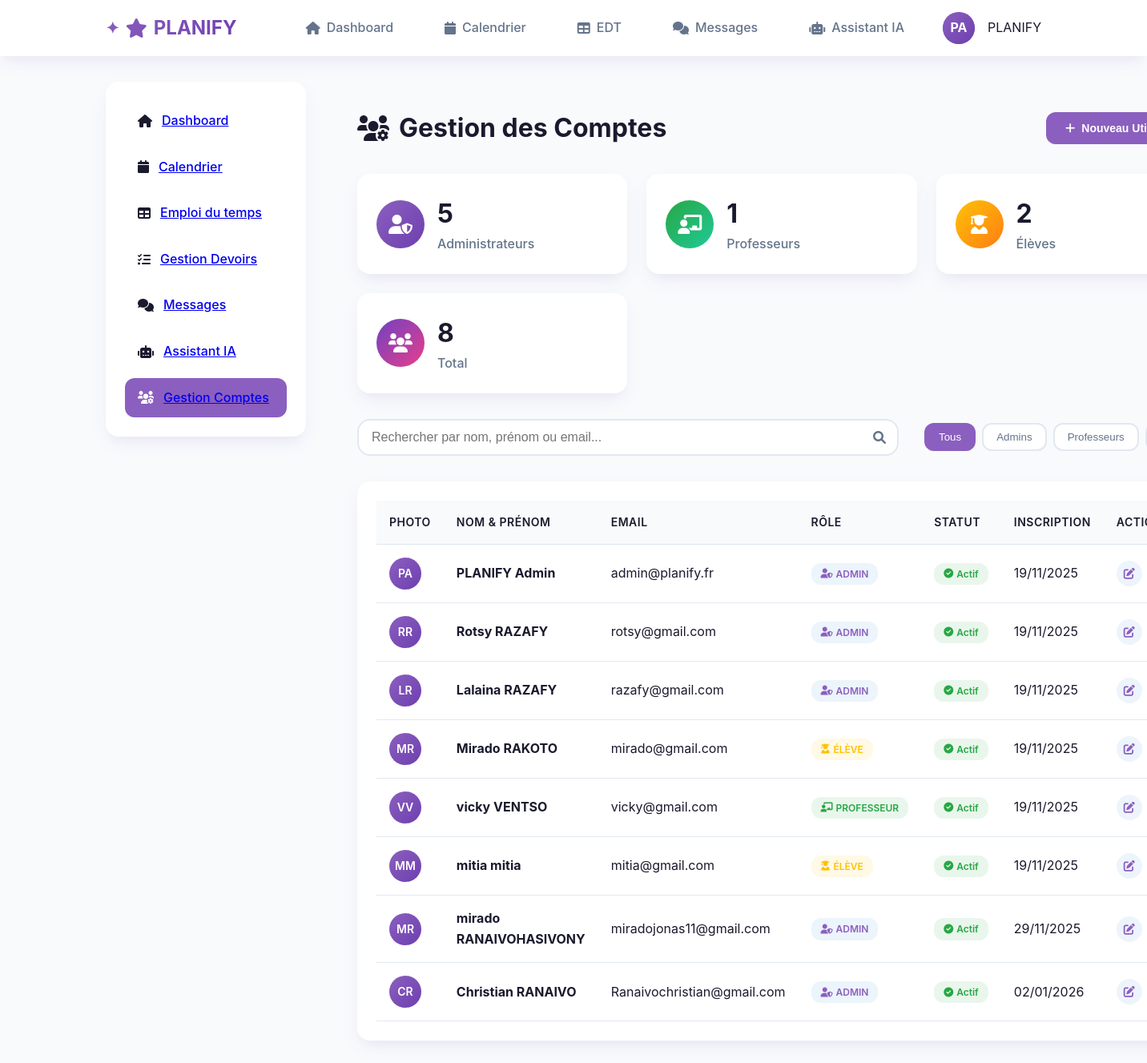
Page /admin/users (signed in) on the committed database.
### models/user.py (models this page shows, shortened)
class User(UserMixin, db.Model):
    __tablename__ = 'users'
    id = db.Column(db.Integer, primary_key=True)
    email = db.Column(db.String(120), unique=True, nullable=False)
    password_hash = db.Column(db.String(256), nullable=False)
    nom = db.Column(db.String(64), nullable=False)
    prenom = db.Column(db.String(64), nullable=False)
    role = db.Column(db.String(20), nullable=False)  # admin, professeur, eleve
    photo = db.Column(db.String(256), default='default.jpg')
    created_at = db.Column(db.DateTime, default=datetime.utcnow)
    is_active = db.Column(db.Boolean, default=True)
    profile_photo = db.Column(db.String(255), nullable=True)
    bio = db.Column(db.Text, nullable=True)
    phone = db.Column(db.String(20), nullable=True)
    birth_date = db.Column(db.Date, nullable=True)
    email_notifications = db.Column(db.Boolean, default=True)
    homework_reminders = db.Column(db.Boolean, default=True)
    theme = db.Column(db.String(10), default='light')  # light, dark, auto
    language = db.Column(db.String(5), default='fr')
    events = db.relationship('Event', backref='author', lazy='dynamic')
    courses_teaching = db.relationship('Course', backref='teacher', lazy='dynamic')
    sent_messages = db.relationship('Message', foreign_keys='Message.sender_id', backref='sender', lazy='dynamic')
    chats_started = db.relationship('ChatRoom', foreign_keys='ChatRoom.user1_id', backref='user1', lazy='dynamic')
    chats_received = db.relationship('ChatRoom', foreign_keys='ChatRoom.user2_id', backref='user2', lazy='dynamic')
    ai_chats = db.relationship('AIChat', backref='user', lazy='dynamic')
    def get_initials(self):
        return f"{self.prenom[0]}{self.nom[0]}".upper()

### app.py (the view)
@app.route('/admin/users')
@login_required
def admin_users():
    if current_user.role != 'admin':
        flash('Accès non autorisé.', 'error')
        return redirect(url_for('dashboard'))
    users = User.query.all()
    return render_template('admin/users.html', users=users)

### app.py (called while the page is built)
@login_manager.user_loader
def load_user(user_id):
    return User.query.get(int(user_id))

### templates/admin/users.html (shortened to what this page needs)
{% extends "base.html" %}
{% block content %}
<div class="admin-dashboard">
    <div class="dashboard-header">
        <h1><i class="fas fa-users-cog"></i> Gestion des Comptes</h1>
        <button class="btn btn-primary" onclick="openCreateUserModal()">
            <i class="fas fa-plus"></i> Nouveau Utilisateur
        </button>
    </div>
    <div class="stats-grid">
        <div class="stat-card">
            <div class="stat-icon admin">
                <i class="fas fa-user-shield"></i>
            </div>
            <div class="stat-info">
                <h3 id="adminCount">{{ users|selectattr('role', 'equalto', 'admin')|list|length }}</h3>
                <p>Administrateurs</p>
            </div>
        </div>
        <div class="stat-card">
            <div class="stat-icon teacher">
                <i class="fas fa-chalkboard-teacher"></i>
            </div>
            <div class="stat-info">
                <h3 id="teacherCount">{{ users|selectattr('role', 'equalto', 'professeur')|list|length }}</h3>
                <p>Professeurs</p>
            </div>
        </div>
        <div class="stat-card">
            <div class="stat-icon student">
                <i class="fas fa-user-graduate"></i>
            </div>
            <div class="stat-info">
                <h3 id="studentCount">{{ users|selectattr('role', 'equalto', 'eleve')|list|length }}</h3>
                <p>Élèves</p>
            </div>
        </div>
        <div class="stat-card">
            <div class="stat-icon total">
                <i class="fas fa-users"></i>
            </div>
            <div class="stat-info">
                <h3 id="totalCount">{{ users|length }}</h3>
                <p>Total</p>
            </div>
        </div>
    </div>
    <div class="filters-section">
        <div class="search-bar">
            <input type="text" id="searchInput" placeholder="Rechercher par nom, prénom ou email..." onkeyup="filterUsers()">
            <i class="fas fa-search"></i>
        </div>
        <div class="filter-buttons">
            <button class="filter-btn active" onclick="filterByRole('all')">Tous</button>
            <button class="filter-btn" onclick="filterByRole('admin')">Admins</button>
            <button class="filter-btn" onclick="filterByRole('professeur')">Professeurs</button>
            <button class="filter-btn" onclick="filterByRole('eleve')">Élèves</button>
        </div>
    </div>
    <div class="card">
        <div class="users-table-container">
            <table class="users-table" id="usersTable">
                <thead>
                    <tr>
                        <th>Photo</th>
                        <th>Nom & Prénom</th>
                        <th>Email</th>
                        <th>Rôle</th>
                        <th>Statut</th>
                        <th>Inscription</th>
                        <th>Actions</th>
                    </tr>
                </thead>
                <tbody id="usersTableBody">
                    {% for user in users %}
                    <tr data-role="{{ user.role }}" data-search="{{ user.nom|lower }} {{ user.prenom|lower }} {{ user.email|lower }}">
                        <td>
                            <div class="user-avatar-small">{{ user.get_initials() }}</div>
                        </td>
                        <td>
                            <div class="user-name">
                                <strong>{{ user.prenom }} {{ user.nom }}</strong>
                            </div>
                        </td>
                        <td>{{ user.email }}</td>
                        <td>
                            <span class="role-badge role-{{ user.role }}">
                                {% if user.role == 'admin' %}
                                    <i class="fas fa-user-shield"></i> Admin
                                {% elif user.role == 'professeur' %}
                                    <i class="fas fa-chalkboard-teacher"></i> Professeur
                                {% else %}
                                    <i class="fas fa-user-graduate"></i> Élève
                                {% endif %}
                            </span>
                        </td>
                        <td>
                            <span class="status-badge {% if user.is_active %}status-active{% else %}status-inactive{% endif %}">
                                {% if user.is_active %}
                                    <i class="fas fa-check-circle"></i> Actif
                                {% else %}
                                    <i class="fas fa-times-circle"></i> Inactif
                                {% endif %}
                            </span>
                        </td>
                        <td>{{ user.created_at.strftime('%d/%m/%Y') }}</td>
                        <td>
                            <div class="action-buttons">
                                <button class="btn-icon btn-edit" onclick="editUser({{ user.id }})" title="Modifier">
                                    <i class="fas fa-edit"></i>
                                </button>
                            </div>
                        </td>
                    </tr>
                    {% endfor %}
                </tbody>
            </table>
        </div>
    </div>
</div>
{% endblock %}

### templates/base.html (shortened to what this page needs)
<!DOCTYPE html>
<html lang="fr">
<head>
    <link rel="stylesheet" href="{{ url_for('static', filename='css/style.css') }}">
    <link href="https://cdnjs.cloudflare.com/ajax/libs/font-awesome/6.0.0/css/all.min.css" rel="stylesheet">
</head>
<body>
    <nav class="navbar">
        <div class="navbar-container">
            <div class="logo">
                <i class="fas fa-star"></i>
                PLANIFY
            </div>
            {% if current_user.is_authenticated %}
            <div class="nav-links">
                <a href="{{ url_for('dashboard') }}" class="nav-link {% if request.endpoint == 'dashboard' %}active{% endif %}">
                    <i class="fas fa-home"></i>
                    Dashboard
                </a>
                <a href="{{ url_for('calendar') }}" class="nav-link {% if request.endpoint == 'calendar' %}active{% endif %}">
                    <i class="fas fa-calendar"></i>
                    Calendrier
                </a>
                <a href="{{ url_for('edt') }}" class="nav-link {% if request.endpoint == 'edt' %}active{% endif %}">
                    <i class="fas fa-table"></i>
                    EDT
                </a>
                <a href="{{ url_for('chat_inbox') }}" class="nav-link {% if request.endpoint == 'chat_inbox' %}active{% endif %}">
                    <i class="fas fa-comments"></i>
                    Messages
                </a>
                <a href="{{ url_for('ai_chat') }}" class="nav-link {% if request.endpoint == 'ai_chat' %}active{% endif %}">
                    <i class="fas fa-robot"></i>
                    Assistant IA
                </a>
                <div class="user-menu">
                    <div class="user-avatar" onclick="toggleUserDropdown()">
                        {% if current_user.profile_photo %}
                        <img src="{{ url_for('static', filename='uploads/profiles/' + current_user.profile_photo) }}"
                             alt="Photo de profil" class="profile-photo">
                        {% else %}
                        <div class="avatar-initials">{{ current_user.get_initials() }}</div>
                        {% endif %}
                    </div>
                    <span class="user-name">{{ current_user.prenom }}</span>
                </div>
            </div>
            {% endif %}
        </div>
    </nav>
    <div class="main-container">
        {% if current_user.is_authenticated %}
        <aside class="sidebar">
            <ul class="sidebar-menu">
                <li class="sidebar-item {% if request.endpoint == 'dashboard' %}active{% endif %}">
                    <i class="fas fa-home"></i>
                    <a href="{{ url_for('dashboard') }}">Dashboard</a>
                </li>
                <li class="sidebar-item {% if request.endpoint == 'calendar' %}active{% endif %}">
                    <i class="fas fa-calendar"></i>
                    <a href="{{ url_for('calendar') }}">Calendrier</a>
                </li>
                <li class="sidebar-item {% if request.endpoint == 'edt' %}active{% endif %}">
                    <i class="fas fa-table"></i>
                    <a href="{{ url_for('edt') }}">Emploi du temps</a>
                </li>
                {% if current_user.role in ['eleve', 'professeur', 'admin'] %}
                <li class="sidebar-item {% if request.endpoint in ['homework', 'homework_detail'] %}active{% endif %}">
                    <i class="fas fa-tasks"></i>
                    <a href="{{ url_for('homework') }}">
                        {% if current_user.role == 'admin' %}Gestion Devoirs{% else %}Mes Devoirs{% endif %}
                    </a>
                </li>
                {% endif %}
                <li class="sidebar-item {% if request.endpoint == 'chat_inbox' %}active{% endif %}">
                    <i class="fas fa-comments"></i>
                    <a href="{{ url_for('chat_inbox') }}">Messages</a>
                </li>
                <li class="sidebar-item {% if request.endpoint == 'ai_chat' %}active{% endif %}">
                    <i class="fas fa-robot"></i>
                    <a href="{{ url_for('ai_chat') }}">Assistant IA</a>
                </li>
                {% if current_user.role == 'admin' %}
                <li class="sidebar-item {% if request.endpoint == 'admin_users' %}active{% endif %}">
                    <i class="fas fa-users-cog"></i>
                    <a href="{{ url_for('admin_users') }}">Gestion Comptes</a>
                </li>
                {% endif %}
            </ul>
        </aside>
        {% endif %}
        <main class="content">
            {% block content %}{% endblock %}
        </main>
    </div>
</body>
</html>

### static/css/style.css (style rules this page uses)
:root { --primary: #8B5FBF; --primary-dark: #6D3FAF; --secondary: #FF6B9D; --accent: #00D4AA; --dark: #1A1A2E; --light: #F8FAFC; --gray: #64748B; --gray-light: #E2E8F0; --gradient-primary: linear-gradient(135deg, #8B5FBF 0%, #6D3FAF 100%); --gradient-secondary: linear-gradient(135deg, #FF6B9D 0%, #FF8E53 100%); --gradient-accent: linear-gradient(135deg, #00D4AA 0%, #00B8BA 100%); --shadow: 0 10px 25px -5px rgba(139, 95, 191, 0.1), 0 10px 10px -5px rgba(139, 95, 191, 0.04); --shadow-lg: 0 20px 25px -5px rgba(139, 95, 191, 0.1), 0 10px 10px -5px rgba(139, 95, 191, 0.04); --border-radius: 12px; --border-radius-lg: 16px; }
* { margin: 0; padding: 0; box-sizing: border-box; }
body { font-family: 'Inter', -apple-system, BlinkMacSystemFont, sans-serif; background: var(--light); color: var(--dark); line-height: 1.6; }
.navbar { background: white; box-shadow: var(--shadow); position: sticky; top: 0; z-index: 1000; }
.navbar-container { max-width: 1200px; margin: 0 auto; padding: 0 1rem; display: flex; justify-content: space-between; align-items: center; height: 70px; }
.logo { font-size: 1.5rem; font-weight: 700; background: var(--gradient-primary); -webkit-background-clip: text; -webkit-text-fill-color: transparent; background-clip: text; display: flex; align-items: center; gap: 0.5rem; }
.logo::before { content: "✦"; font-size: 1.25rem; }
.nav-links { display: flex; gap: 2rem; align-items: center; }
.nav-link { text-decoration: none; color: var(--gray); font-weight: 500; padding: 0.5rem 1rem; border-radius: var(--border-radius); transition: all 0.3s ease; display: flex; align-items: center; gap: 0.5rem; }
.user-menu { display: flex; align-items: center; gap: 1rem; }
.user-avatar { width: 40px; height: 40px; border-radius: 50%; background: var(--gradient-primary); display: flex; align-items: center; justify-content: center; color: white; font-weight: 600; font-size: 0.875rem; }
.main-container { max-width: 1200px; margin: 2rem auto; padding: 0 1rem; display: grid; grid-template-columns: 250px 1fr; gap: 2rem; }
.sidebar { background: white; border-radius: var(--border-radius-lg); padding: 1.5rem; box-shadow: var(--shadow); height: fit-content; }
.sidebar-menu { list-style: none; display: flex; flex-direction: column; gap: 0.5rem; }
.sidebar-item { padding: 0.75rem 1rem; border-radius: var(--border-radius); cursor: pointer; transition: all 0.3s ease; display: flex; align-items: center; gap: 0.75rem; font-weight: 500; text-decoration: none; color: inherit; }
.sidebar-item:hover, .sidebar-item.active { background: var(--primary); color: white; }
.content { min-height: 80vh; }
.card { background: white; border-radius: var(--border-radius-lg); padding: 1.5rem; box-shadow: var(--shadow); margin-bottom: 1.5rem; }
.btn { padding: 0.75rem 1.5rem; border: none; border-radius: var(--border-radius); font-weight: 600; cursor: pointer; transition: all 0.3s ease; text-decoration: none; display: inline-flex; align-items: center; gap: 0.5rem; font-size: 0.875rem; }
.btn-primary { background: var(--primary); color: white; }

### templates/base.html (style rules this page uses)
.user-avatar { position: relative; cursor: pointer; width: 40px; height: 40px; border-radius: 50%; overflow: hidden; display: flex; align-items: center; justify-content: center; transition: all 0.3s ease; }
.avatar-initials { background: var(--gradient-primary); color: white; font-weight: 700; font-size: 1rem; width: 100%; height: 100%; display: flex; align-items: center; justify-content: center; border-radius: 50%; }
.user-menu { position: relative; }

### rows in the picture
User: get_initials "PA", prenom "PLANIFY", nom "Admin", email "admin@planify.fr", role "admin" (drawn), is_active True (drawn), created_at "19/11/2025"
User: get_initials "RR", prenom "Rotsy", nom "RAZAFY", email "rotsy@gmail.com", role "admin" (drawn), is_active True (drawn), created_at "19/11/2025"
User: get_initials "LR", prenom "Lalaina", nom "RAZAFY", email "razafy@gmail.com", role "admin" (drawn), is_active True (drawn), created_at "19/11/2025"
User: get_initials "MR", prenom "Mirado", nom "RAKOTO", email "mirado@gmail.com", role "eleve" (drawn), is_active True (drawn), created_at "19/11/2025"
User: get_initials "VV", prenom "vicky", nom "VENTSO", email "vicky@gmail.com", role "professeur" (drawn), is_active True (drawn), created_at "19/11/2025"
User: get_initials "MM", prenom "mitia", nom "mitia", email "mitia@gmail.com", role "eleve" (drawn), is_active True (drawn), created_at "19/11/2025"
User: get_initials "MR", prenom "mirado", nom "RANAIVOHASIVONY", email "miradojonas11@gmail.com", role "admin" (drawn), is_active True (drawn), created_at "29/11/2025"
User: get_initials "CR", prenom "Christian", nom "RANAIVO", email "Ranaivochristian@gmail.com", role "admin" (drawn), is_active True (drawn), created_at "02/01/2026"

### other values in the picture
{{ users|selectattr('role', 'equalto', 'admin')|list|length }} "5"
{{ users|selectattr('role', 'equalto', 'professeur')|list|length }} "1"
{{ users|selectattr('role', 'equalto', 'eleve')|list|length }} "2"
{{ users|length }} "8"
